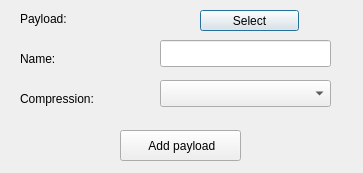
<?xml version="1.0" encoding="UTF-8"?>
<ui version="4.0">
 <class>AddPayload</class>
 <widget class="QDialog" name="AddPayload">
  <property name="geometry">
   <rect>
    <x>0</x>
    <y>0</y>
    <width>363</width>
    <height>173</height>
   </rect>
  </property>
  <property name="windowTitle">
   <string>Add payload</string>
  </property>
  <property name="windowIcon">
   <iconset resource="resources.qrc">
    <normaloff>:/icons/icons/add.png</normaloff>:/icons/icons/add.png</iconset>
  </property>
  <widget class="QLabel" name="l_payload">
   <property name="geometry">
    <rect>
     <x>20</x>
     <y>10</y>
     <width>67</width>
     <height>17</height>
    </rect>
   </property>
   <property name="text">
    <string>Payload:</string>
   </property>
  </widget>
  <widget class="QLabel" name="l_name">
   <property name="geometry">
    <rect>
     <x>20</x>
     <y>50</y>
     <width>67</width>
     <height>17</height>
    </rect>
   </property>
   <property name="text">
    <string>Name:</string>
   </property>
  </widget>
  <widget class="QLineEdit" name="edit_name">
   <property name="geometry">
    <rect>
     <x>160</x>
     <y>40</y>
     <width>171</width>
     <height>27</height>
    </rect>
   </property>
  </widget>
  <widget class="QLabel" name="l_payload_name">
   <property name="geometry">
    <rect>
     <x>160</x>
     <y>10</y>
     <width>201</width>
     <height>21</height>
    </rect>
   </property>
   <property name="text">
    <string/>
   </property>
  </widget>
  <widget class="QPushButton" name="b_sel_payload">
   <property name="geometry">
    <rect>
     <x>200</x>
     <y>10</y>
     <width>99</width>
     <height>21</height>
    </rect>
   </property>
   <property name="text">
    <string>Select</string>
   </property>
  </widget>
  <widget class="QLabel" name="l_compression">
   <property name="geometry">
    <rect>
     <x>20</x>
     <y>90</y>
     <width>101</width>
     <height>17</height>
    </rect>
   </property>
   <property name="text">
    <string>Compression:</string>
   </property>
  </widget>
  <widget class="QComboBox" name="cb_sel_compression">
   <property name="geometry">
    <rect>
     <x>160</x>
     <y>80</y>
     <width>171</width>
     <height>27</height>
    </rect>
   </property>
  </widget>
  <widget class="QPushButton" name="b_add_payload">
   <property name="geometry">
    <rect>
     <x>120</x>
     <y>130</y>
     <width>121</width>
     <height>31</height>
    </rect>
   </property>
   <property name="layoutDirection">
    <enum>Qt::LeftToRight</enum>
   </property>
   <property name="text">
    <string> Add payload</string>
   </property>
   <property name="icon">
    <iconset resource="resources.qrc">
     <normaloff>:/icons/icons/add.png</normaloff>:/icons/icons/add.png</iconset>
   </property>
  </widget>
 </widget>
 <resources>
  <include location="resources.qrc"/>
 </resources>
 <connections/>
</ui>
